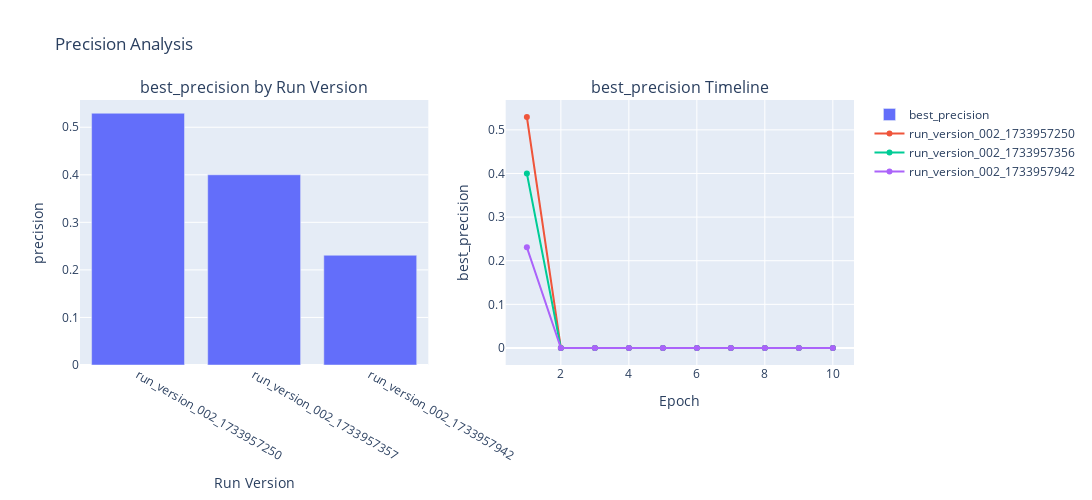

Here is the notebook cell this chart was saved with:
### Markdown cell above
# Precision/Recall метрики

### Code cell
fig_precision = plot_metric_analysis(history, 'precision', metrics, 'best_precision', "Precision Analysis")

### Figure 1 — Plotly figure (JSON) as saved in the notebook; plotly's stock layout.template omitted (floating-point values rounded to 4 significant figures)
{"data": [{"name": "best_precision", "x": ["run_version_002_1733957250", "run_version_002_1733957357", "run_version_002_1733957942"], "y": [0.5294, 0.4, 0.2308], "type": "bar", "xaxis": "x", "yaxis": "y"}, {"mode": "lines+markers", "name": "run_version_002_1733957250", "x": [1, 2, 3, 4, 5, 6, 7, 8, 9, 10], "y": [0.5294, 0.0, 0.0, 0.0, 0.0, 0.0, 0.0, 0.0, 0.0, 0.0], "type": "scatter", "xaxis": "x2", "yaxis": "y2"}, {"mode": "lines+markers", "name": "run_version_002_1733957356", "x": [1, 2, 3, 4, 5, 6, 7, 8, 9, 10], "y": [0.4, 0.0, 0.0, 0.0, 0.0, 0.0, 0.0, 0.0, 0.0, 0.0], "type": "scatter", "xaxis": "x2", "yaxis": "y2"}, {"mode": "lines+markers", "name": "run_version_002_1733957942", "x": [1, 2, 3, 4, 5, 6, 7, 8, 9, 10], "y": [0.2308, 0.0, 0.0, 0.0, 0.0, 0.0, 0.0, 0.0, 0.0, 0.0], "type": "scatter", "xaxis": "x2", "yaxis": "y2"}], "layout": {"xaxis": {"anchor": "y", "domain": [0.0, 0.45], "title": {"text": "Run Version"}}, "yaxis": {"anchor": "x", "domain": [0.0, 1.0], "title": {"text": "precision"}}, "xaxis2": {"anchor": "y2", "domain": [0.55, 1.0], "title": {"text": "Epoch"}}, "yaxis2": {"anchor": "x2", "domain": [0.0, 1.0], "title": {"text": "best_precision"}}, "annotations": [{"font": {"size": 16}, "showarrow": false, "text": "best_precision by Run Version", "x": 0.225, "xanchor": "center", "xref": "paper", "y": 1.0, "yanchor": "bottom", "yref": "paper"}, {"font": {"size": 16}, "showarrow": false, "text": "best_precision Timeline", "x": 0.775, "xanchor": "center", "xref": "paper", "y": 1.0, "yanchor": "bottom", "yref": "paper"}], "title": {"text": "Precision Analysis"}, "height": 500, "width": 1200, "showlegend": true}}
